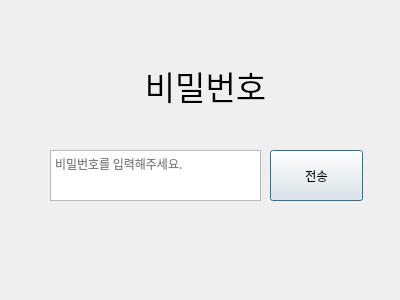
<?xml version="1.0" encoding="UTF-8"?>
<ui version="4.0">
 <class>Dialog</class>
 <widget class="QDialog" name="Dialog">
  <property name="enabled">
   <bool>true</bool>
  </property>
  <property name="geometry">
   <rect>
    <x>0</x>
    <y>0</y>
    <width>400</width>
    <height>300</height>
   </rect>
  </property>
  <property name="windowTitle">
   <string>Dialog</string>
  </property>
  <widget class="QLabel" name="label">
   <property name="geometry">
    <rect>
     <x>100</x>
     <y>60</y>
     <width>211</width>
     <height>51</height>
    </rect>
   </property>
   <property name="font">
    <font>
     <family>나눔고딕</family>
     <pointsize>25</pointsize>
    </font>
   </property>
   <property name="text">
    <string>비밀번호</string>
   </property>
   <property name="alignment">
    <set>Qt::AlignCenter</set>
   </property>
  </widget>
  <widget class="QPushButton" name="checkPassword">
   <property name="geometry">
    <rect>
     <x>270</x>
     <y>150</y>
     <width>93</width>
     <height>51</height>
    </rect>
   </property>
   <property name="font">
    <font>
     <family>나눔고딕</family>
    </font>
   </property>
   <property name="text">
    <string>전송</string>
   </property>
  </widget>
  <widget class="QTextEdit" name="tePassword">
   <property name="geometry">
    <rect>
     <x>50</x>
     <y>150</y>
     <width>211</width>
     <height>51</height>
    </rect>
   </property>
   <property name="font">
    <font>
     <family>나눔고딕</family>
    </font>
   </property>
   <property name="placeholderText">
    <string>비밀번호를 입력해주세요.</string>
   </property>
  </widget>
  <widget class="QLabel" name="warning">
   <property name="enabled">
    <bool>true</bool>
   </property>
   <property name="geometry">
    <rect>
     <x>50</x>
     <y>210</y>
     <width>321</width>
     <height>16</height>
    </rect>
   </property>
   <property name="styleSheet">
    <string notr="true">Color:red</string>
   </property>
   <property name="text">
    <string/>
   </property>
  </widget>
 </widget>
 <resources/>
 <connections/>
</ui>
